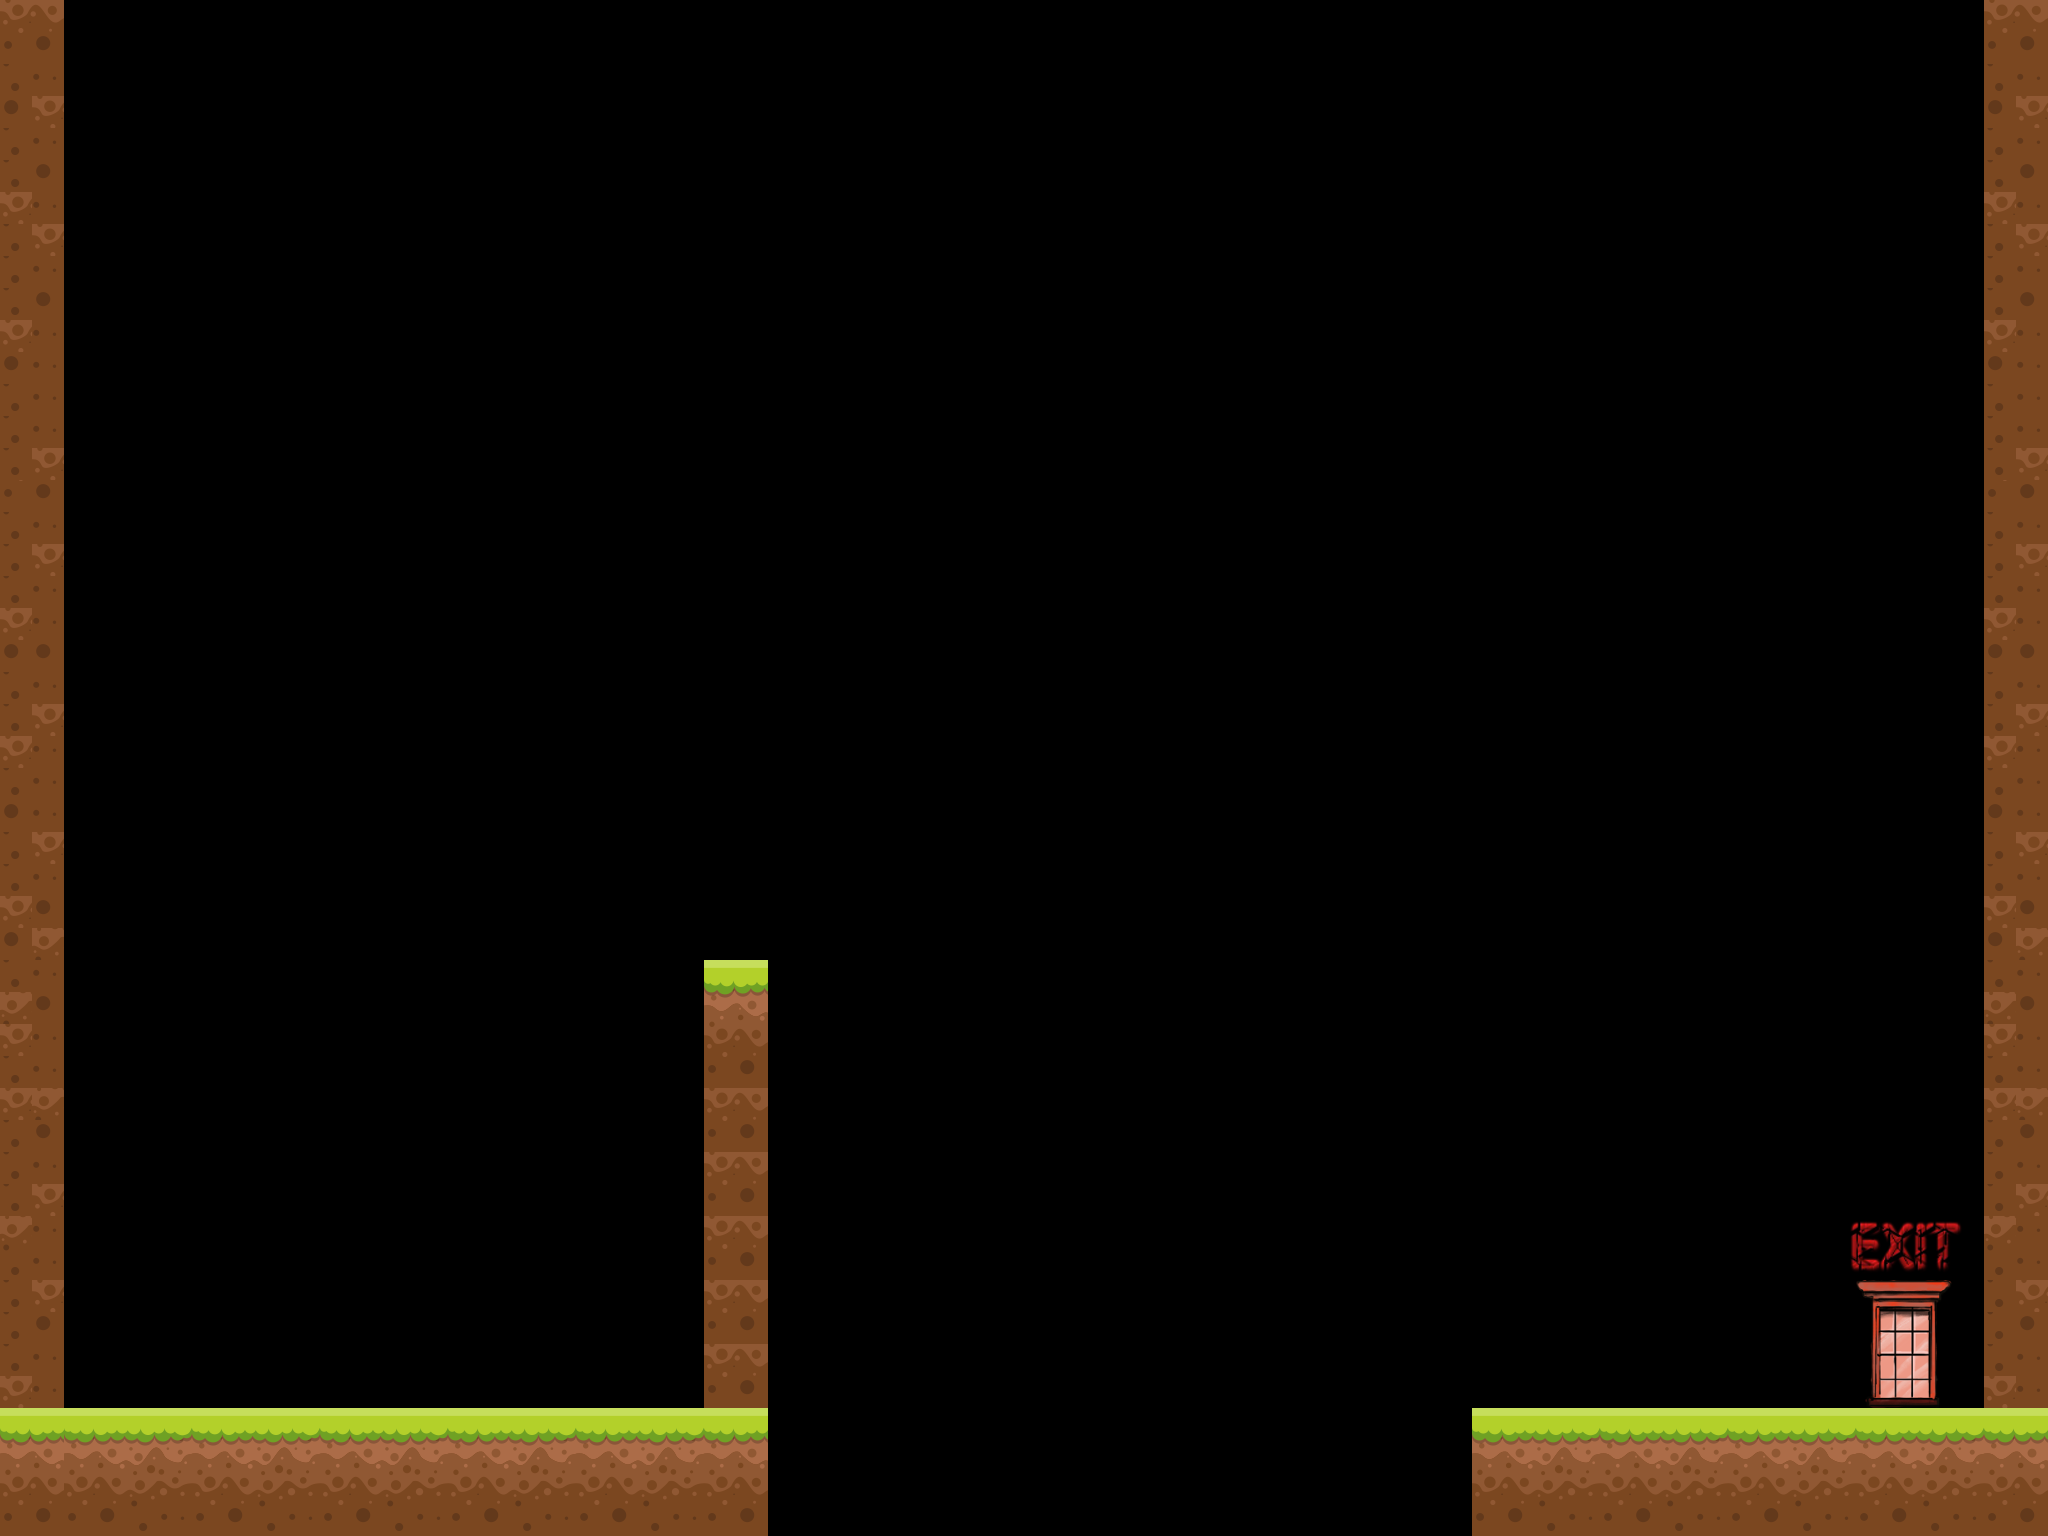

Rendered tile map (Tiled .tmx) drawn with the repository's tilesets; below, a short description and the map source with its tile grids summarised:
An orthogonal 64x48 tile map with 32x32 px tiles, 3 tile layers (null, Tile Layer 1, foreground), 13 tilesets and 13 objects.

<map version="1.0" facingRight="orthogonal" renderorder="left-up" width="64" height="48" tilewidth="32" tileheight="32" nextobjectid="94">
 <tileset firstgid="1" name="terrain" tilewidth="32" tileheight="32" tilecount="16" columns="4">
  <image source="../Tiles/2.png" width="128" height="128" />
 </tileset>
 <tileset firstgid="17" name="terrain2" tilewidth="32" tileheight="32" tilecount="8" columns="4">
  <image source="../Tiles/13.png" width="128" height="93" />
 </tileset>
 <tileset firstgid="25" name="terrain3" tilewidth="32" tileheight="32" tilecount="8" columns="4">
  <image source="../Tiles/14.png" width="128" height="93" />
 </tileset>
 <tileset firstgid="33" name="terrain4" tilewidth="32" tileheight="32" tilecount="8" columns="4">
  <image source="../Tiles/15.png" width="128" height="93" />
 </tileset>
 <tileset firstgid="41" name="coins" tilewidth="64" tileheight="64" tilecount="64" columns="8">
  <image source="../../sprites/coinsheet.png" width="512" height="512" />
 </tileset>
 <tileset firstgid="105" name="exit" tilewidth="62" tileheight="64" tilecount="1" columns="1">
  <image source="../Object/Sign_2.png" width="62" height="64" />
 </tileset>
 <tileset firstgid="106" name="street-light" tilewidth="32" tileheight="32" tilecount="8" columns="2">
  <image source="../Object/street-light.png" width="64" height="128" />
 </tileset>
 <tileset firstgid="114" name="water" tilewidth="32" tileheight="32" tilecount="12" columns="4">
  <image source="../Tiles/17.png" width="128" height="99" />
 </tileset>
 <tileset firstgid="126" name="saw" tilewidth="96" tileheight="96" tilecount="1" columns="1">
  <image source="../Object/saw.png" width="96" height="96" />
 </tileset>
 <tileset firstgid="127" name="life item" tilewidth="40" tileheight="39" tilecount="1" columns="1">
  <image source="../Object/life.png" width="40" height="39" />
 </tileset>
 <tileset firstgid="128" name="rocks" tilewidth="90" tileheight="54" tilecount="1" columns="1">
  <image source="../Object/Stone.png" width="90" height="54" />
 </tileset>
 <tileset firstgid="129" name="window exit" tilewidth="32" tileheight="32" tilecount="12" columns="3">
  <image source="../Building 1/Window.png" width="96" height="128" />
 </tileset>
 <tileset firstgid="141" name="exit sign" tilewidth="32" tileheight="32" tilecount="20" columns="5">
  <image source="../exit-sign.png" width="160" height="128" />
 </tileset>
 <imagelayer name="Background Image" offsetx="0" offsety="-320">
  <image source="../Sky/Sky 1 v2.jpg" width="6051" height="2371" />
 </imagelayer>
 <objectgroup name="saw" />
 <layer name="null" width="64" height="48">
  <data>[3072 cells, 0 non-empty, 0 distinct tile ids]</data>
 </layer>
 <layer name="Tile Layer 1" width="64" height="48">
  <data>[3072 cells, 394 non-empty, 38 distinct tile ids]</data>
 </layer>
 <objectgroup name="collision">
  <object id="89" x="1472" y="1408" width="576" height="128" />
  <object id="90" x="1984" y="0" width="64" height="1536" />
  <object id="91" x="0" y="1408" width="768" height="128" />
  <object id="92" x="704" y="960" width="64" height="576" />
  <object id="93" x="0" y="0" width="64" height="1536" />
 </objectgroup>
 <objectgroup name="coins">
  <object id="81" gid="73" x="640" y="1344" width="64" height="64" />
  <object id="82" gid="73" x="640" y="1248" width="64" height="64" />
  <object id="83" gid="73" x="640" y="1152" width="64" height="64" />
  <object id="84" gid="73" x="640" y="1056" width="64" height="64" />
  <object id="85" gid="73" x="768" y="1152" width="64" height="64" />
  <object id="86" gid="73" x="768" y="1248" width="64" height="64" />
  <object id="87" gid="73" x="768" y="1344" width="64" height="64" />
 </objectgroup>
 <objectgroup name="exit">
  <object id="88" x="1888" y="1312" width="32" height="96" />
 </objectgroup>
 <objectgroup name="life item" />
 <objectgroup name="key" />
 <layer name="foreground" width="64" height="48">
  <data>[3072 cells, 0 non-empty, 0 distinct tile ids]</data>
 </layer>
 <objectgroup name="falling platform" />
</map>
